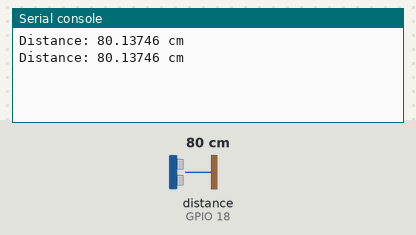
The program below on a simulated ESP32 board running MicroPython. Shown: the last lines printed to the serial console. The test bench sets the inputs (shaded band); at power-on: distance to the obstacle (sensor on GPIO 18) 80 cm. The echo pulse lasts 58.3 µs per cm; library files of the repository ran but are not shown: hcsr04.py.

Above: at 1.2 s.
1.3 s: distance to the obstacle (sensor on GPIO 18) set to 2 cm
At 2.6 s:
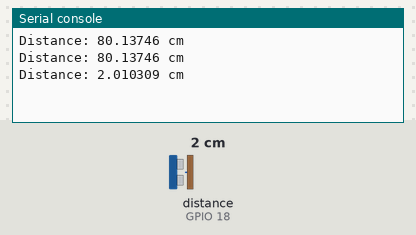
2.8 s: distance to the obstacle (sensor on GPIO 18) set to 4 cm
At 3.5 s:
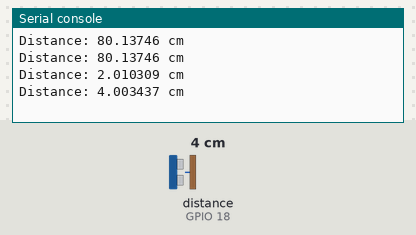
Timing chart, 0 to 5.8 s (numbered marks = the images above; inputs shaded):
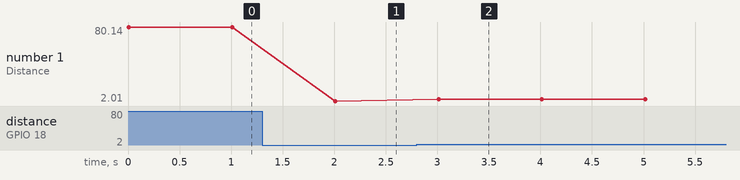

Measured:
- after the input at 1.3 s, the serial console: prints a new line after 0.71 s (image 1)
- after the input at 2.8 s, the serial console: prints a new line after 0.21 s (image 2)
- plotted number 1: 80.14 → 2.01 after the input at 1.3 s, 2.01 → 4 after the input at 2.8 s

The program:

distance_sensor.py
```python
"""
       Klasor içerisindeki hcsr04.py dosyası
       MiccroPython cihazına yüklenmelidir.
"""
from hcsr04 import HCSR04
from time import sleep

# ESP32
sensor = HCSR04(trigger_pin=5, echo_pin=18, echo_timeout_us=10000)

# ESP8266
#sensor = HCSR04(trigger_pin=12, echo_pin=14, echo_timeout_us=10000)

while True:
    distance = sensor.distance_cm()
    print('Distance:', distance, 'cm')
    sleep(1)
```
